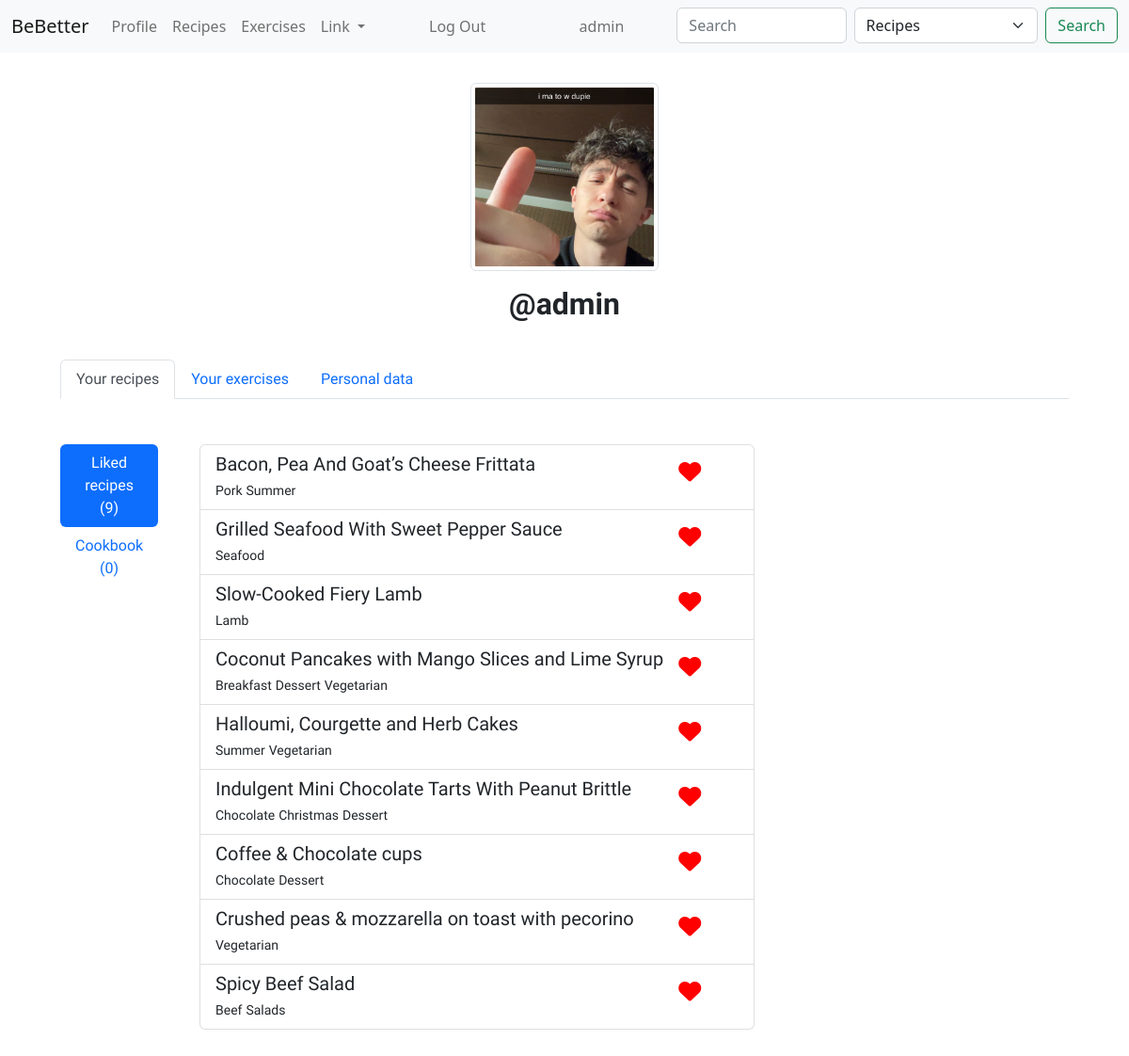
/ (signed in), run on the app's committed database.
### fitness_app/models.py (models this page shows, shortened)
class CustomUser(AbstractUser):
    email = models.EmailField(unique=True)
    username = models.CharField(max_length=30, default='')
    phone_number = models.CharField(max_length=20)
    birth_date = models.DateField(null=True, blank=True)
    height = models.DecimalField(max_digits=5, decimal_places=2, null=True, blank=True)
    weight = models.DecimalField(max_digits=5, decimal_places=2, null=True, blank=True)
    profile_picture = models.ImageField(upload_to='profile_pictures/', null=True, blank=True)
    sex = models.CharField(max_length=6, null=True, blank=True)
    USERNAME_FIELD = 'email'
    REQUIRED_FIELDS = ['username', 'first_name', 'last_name', 'phone_number', 'birth_date', 'height', 'weight', 'sex']
    @property
    def age(self):
        if not self.birth_date:
            return None
        today = date.today()
        return today.year - self.birth_date.year - ((today.month, today.day) < (self.birth_date.month, self.birth_date.day))

class Recipe(models.Model):
    title = models.CharField(max_length=200)
    image = models.URLField(max_length=200)
    ingredients = models.JSONField(default=dict)
    recipe = models.JSONField(default=dict)
    categories = models.JSONField(default=dict)

### fitness_app/views.py (the view)
# urls.py: path('', views.index, name='index'),
def index(request):
    user = request.user
    try:
        liked_recipes_list = LikedRecipe.objects.filter(user=user).values_list('recipe', flat=True)
        liked_recipes = Recipe.objects.filter(id__in=liked_recipes_list)
        cookbook_list = Cookbook.objects.filter(user=user).values_list('recipe', flat=True)
        cookbook_ids = cookbook_list.values_list('recipe__id', flat=True)
        liked_ids = liked_recipes_list.values_list('recipe__id', flat=True)
        cookbook = Recipe.objects.filter(id__in=cookbook_list)
        return render(request, "fitness_app/index.html", {
            "user": user,
            "recipes": liked_recipes,
            'cookbook_ids': cookbook_ids,
            "liked_ids": liked_ids,
            "cookbook": cookbook
        })
    except TypeError:
        return render(request, "fitness_app/index.html")

### fitness_app/templates/fitness_app/index.html (shortened to what this page needs)
{% extends "fitness_app/layout.html" %} {% block title %} Home {% endblock %}
{% block body %} {% if user.is_authenticated %}
<div class="text-center">
    <img src="{{ user.profile_picture.url }}" class="img-thumbnail" alt="{{ user.username }}" style="width: 200px; height: 200px; object-fit: cover;">
    <h2 class="my-3"><strong>@{{ user.username }}</strong></h2>
</div>
<br />
<nav>
	<div class="nav nav-tabs mb-5" id="nav-tab" role="tablist">
		<button
			class="nav-link active"
			id="nav-home-tab"
			data-bs-toggle="tab"
			data-bs-target="#nav-home"
			type="button"
			role="tab"
			aria-controls="nav-home"
			aria-selected="true"
		>
			Your recipes
		</button>
		<button
			class="nav-link"
			id="nav-profile-tab"
			data-bs-toggle="tab"
			data-bs-target="#nav-profile"
			type="button"
			role="tab"
			aria-controls="nav-profile"
			aria-selected="false"
		>
			Your exercises
		</button>
		<button
			class="nav-link"
			id="nav-contact-tab"
			data-bs-toggle="tab"
			data-bs-target="#nav-contact"
			type="button"
			role="tab"
			aria-controls="nav-contact"
			aria-selected="false"
		>
			Personal data
		</button>
	</div>
</nav>
<div class="tab-content" id="nav-tabContent">
	<div
		class="tab-pane fade show active"
		id="nav-home"
		role="tabpanel"
		aria-labelledby="nav-home-tab"
		tabindex="0"
	>
		<div class="d-flex align-items-start">
			<div
				class="nav flex-column nav-pills sidebar"
				id="v-pills-tab"
				role="tablist"
				aria-orientation="vertical"
			>
				<button
					class="nav-link active"
					id="v-pills-home-tab"
					data-bs-toggle="pill"
					data-bs-target="#v-pills-home"
					type="button"
					role="tab"
					aria-controls="v-pills-home"
					aria-selected="true"
				>
					{% with recipes|length as recipe_count %} Liked recipes ({{ recipe_count }}) {% endwith %}
				</button>
				<button
					class="nav-link"
					id="v-pills-profile-tab"
					data-bs-toggle="pill"
					data-bs-target="#v-pills-profile"
					type="button"
					role="tab"
					aria-controls="v-pills-profile"
					aria-selected="false"
				>
					{% with cookbook|length as recipe_count %} Cookbook ({{ recipe_count}}) {% endwith %}
				</button>
			</div>
			<div class="tab-content" id="v-pills-tabContent">
				<div
					class="tab-pane fade show active"
					id="v-pills-home"
					role="tabpanel"
					aria-labelledby="v-pills-home-tab"
					tabindex="0"
				>
					<div class="list-group mx-5" id="container">
                        {% if recipes %}
						{% for recipe in recipes %}
                            <div class="list-group-item list-group-item-action">
                                <div class="d-flex w-100 justify-content-between">
                                <a class="title-link" href="{% url 'recipe' id=recipe.id title=recipe.title|slugify %}"><h5 class="mb-1 item">{{ recipe.title }}</h5></a>
                                {% if recipe.id in liked_ids %}
                                <button class="unlike-recipe" data-recipe-id="{{ recipe.id }}">
                                    <i class="fa fa-heart"></i>
                                </button>
                                {% else %}
                                <button class="like-recipe" data-recipe-id="{{ recipe.id }}">
                                    <i class="fa fa-heart"></i>
                                </button>
                                {% endif %}
                                </div>
                                {% for category in recipe.categories %}
							<small>{{ category }}</small>
                            {% endfor %}
                        </div>
                        {% endfor %}
                        {% endif %}
                    </div>
			</div>
		</div>
	</div>
</div>
{% endif %}
{% endblock %}

### fitness_app/templates/fitness_app/layout.html (shortened to what this page needs)
{% load static %}
<!DOCTYPE html>
<html id="html" lang="en">
	<head>
        <link rel="stylesheet" href="https://cdnjs.cloudflare.com/ajax/libs/font-awesome/4.7.0/css/font-awesome.min.css">
        <link rel="stylesheet" href="https://cdnjs.cloudflare.com/ajax/libs/twitter-bootstrap/5.1.3/css/bootstrap.min.css" />
		<link href="{% static 'fitness_app/styles.css' %}" rel="stylesheet" />
		<link
			href="https://cdn.jsdelivr.net/npm/bootstrap@5.2.3/dist/css/bootstrap.min.css"
			rel="stylesheet"
		/>
	</head>
	<body>
		<nav class="navbar sticky-top navbar-expand-lg bg-light">
			<div class="container-fluid">
				<a class="navbar-brand" href="{% url 'index' %}">BeBetter</a>
				<div class="collapse navbar-collapse" id="navbarScroll">
					<ul
						class="navbar-nav me-auto my-2 my-lg-0 navbar-nav-scroll"
						style="--bs-scroll-height: 100px"
					>
						<li class="nav-item">
							<a class="nav-link" href="{% url 'index' %}">Profile</a>
						</li>
						<li class="nav-item">
							<a class="nav-link" href="{% url 'recipes' %}">Recipes</a>
						</li>
                        <li class="nav-item">
							<a class="nav-link" href="{% url 'exercises' %}">Exercises</a>
						</li>
						<li class="nav-item dropdown">
							<a
								class="nav-link dropdown-toggle"
								href="#"
								role="button"
								data-bs-toggle="dropdown"
								aria-expanded="false"
							>
								Link
							</a>
						</li>
						{% if user.is_authenticated %}
						<li class="nav-item">
							<a
								class="nav-link"
								style="padding-left: 5vw"
								href="{% url 'logout' %}"
								>Log Out</a
							>
						</li>
						{% endif %}
					</ul>
					<ul
						class="navbar-nav my-2 my-lg-0 navbar-nav-scroll"
						style="--bs-scroll-height: 100px"
					>
						{% if user.is_authenticated %}
						<li class="nav-item me-5">
							<a class="nav-link">{{ user.username }}</a>
						</li>
						{% endif %}
						<li>
							<form class="d-flex" role="search" method="get" action="{% url 'search' %}">
								<input
									class="form-control me-2"
									type="search"
									placeholder="Search"
									aria-label="Search"
									name="q"
									value="{{ query }}"
								/>
                                <select
									name="search_type"
									id="search_type_select"
									class="form-select me-2"
								>
									<option value="recipes">Recipes</option>
								</select>
								<button class="btn btn-outline-success" type="submit">
									Search
								</button>
							</form>
						</li>
					</ul>
				</div>
			</div>
		</nav>
		<div class="body">
			{% block body %}
            {% endblock %}
		</div>
	</body>
</html>

### fitness_app/static/fitness_app/styles.css (style rules this page uses)
.body { margin: 2em 4em; font-family: "Raleway", sans-serif; font-weight: 300; overflow-x: hidden; }
.title-link { color: inherit; text-decoration: none; }
html { scroll-behavior: smooth; }
.unlike-recipe { position: absolute; font-size: 1.5em; bottom: 20px; right: 50px; color: red; border: none; background-color: inherit; }
.sidebar { width: 100px; }
.item { padding-right: 4em; }

### data on the page
CustomUser: username "admin", profile_picture (picture)
Recipe: title "Bacon, Pea And Goat’s Cheese Frittata", categories "Pork" "Summer"
Recipe: title "Grilled Seafood With Sweet Pepper Sauce", categories "Seafood"
Recipe: title "Slow-Cooked Fiery Lamb", categories "Lamb"
Recipe: title "Coconut Pancakes with Mango Slices and Lime Syrup", categories "Breakfast" "Dessert" "Vegetarian"
Recipe: title "Halloumi, Courgette and Herb Cakes", categories "Summer" "Vegetarian"
Recipe: title "Indulgent Mini Chocolate Tarts With Peanut Brittle", categories "Chocolate" "Christmas" "Dessert"
Recipe: title "Coffee & Chocolate cups", categories "Chocolate" "Dessert"
Recipe: title "Crushed peas & mozzarella on toast with pecorino", categories "Vegetarian"
Recipe: title "Spicy Beef Salad", categories "Beef" "Salads"

### other printed values
{{ recipe_count }} "9"
{{ recipe_count }} "0"
